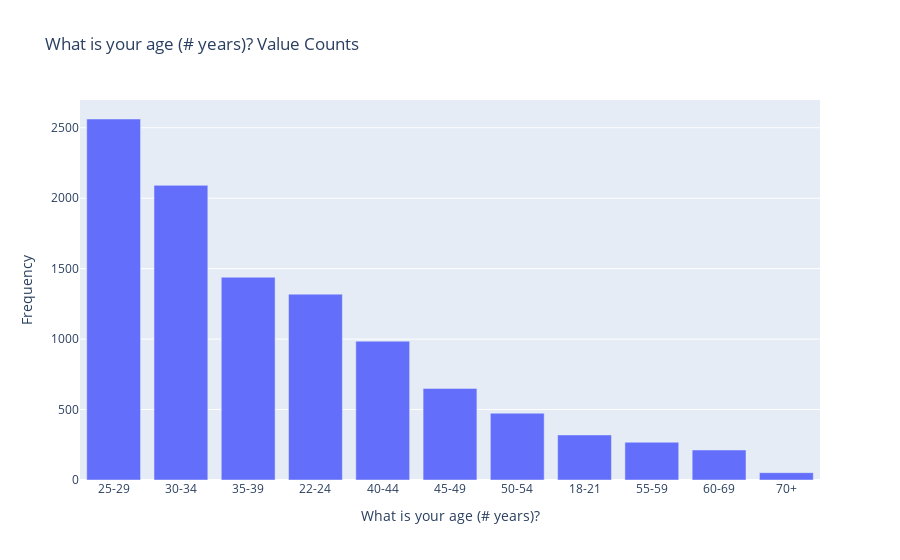

Write notebook code for a chart like this one.
### Markdown cell above
#### 1. What is the distribution of age among respondents?

### Code cell
import numpy as np
import pandas as pd
import plotly.graph_objs as go
from plotly.offline import iplot, init_notebook_mode

# Enable offline mode for Plotly in Jupyter
init_notebook_mode(connected=True)

# Your dataset
df = pd.read_csv('../../data/interm/cleaned_responses.csv')

if isinstance(df, (pd.DatetimeIndex, pd.MultiIndex)):
    df = df.to_frame(index=False)

# Remove any pre-existing indices for ease of use in the D-Tale code, but this is not required
df = df.reset_index().drop('index', axis=1, errors='ignore')
df.columns = [str(c) for c in df.columns]  # update columns to strings in case they are numbers

s = df[~pd.isnull(df['What is your age (# years)?'])]['What is your age (# years)?']
chart = pd.value_counts(s).to_frame(name='data')
chart['percent'] = (chart['data'] / chart['data'].sum()) * 100
chart.index.name = 'labels'
chart = chart.reset_index().sort_values(['data', 'labels'], ascending=[False, True])
chart = chart[:100]
charts = [go.Bar(x=chart['labels'].values, y=chart['data'].values, name='Frequency')]
figure = go.Figure(data=charts, layout=go.Layout({
    'barmode': 'group',
    'legend': {'orientation': 'h'},
    'title': {'text': 'What is your age (# years)? Value Counts'},
    'xaxis': {'title': {'text': 'What is your age (# years)?'}},
    'yaxis': {'title': {'text': 'Frequency'}}
}))

# Display the chart
iplot(figure)

### Figure 1 — Plotly figure (JSON) as saved in the notebook; plotly's stock layout.template omitted (floating-point values rounded to 4 significant figures)
{"data": [{"name": "Frequency", "type": "bar", "x": ["25-29", "30-34", "35-39", "22-24", "40-44", "45-49", "50-54", "18-21", "55-59", "60-69", "70+"], "y": [2562, 2091, 1439, 1319, 985, 650, 474, 320, 268, 213, 52]}], "layout": {"barmode": "group", "legend": {"orientation": "h"}, "title": {"text": "What is your age (# years)? Value Counts"}, "xaxis": {"title": {"text": "What is your age (# years)?"}}, "yaxis": {"title": {"text": "Frequency"}}}}
